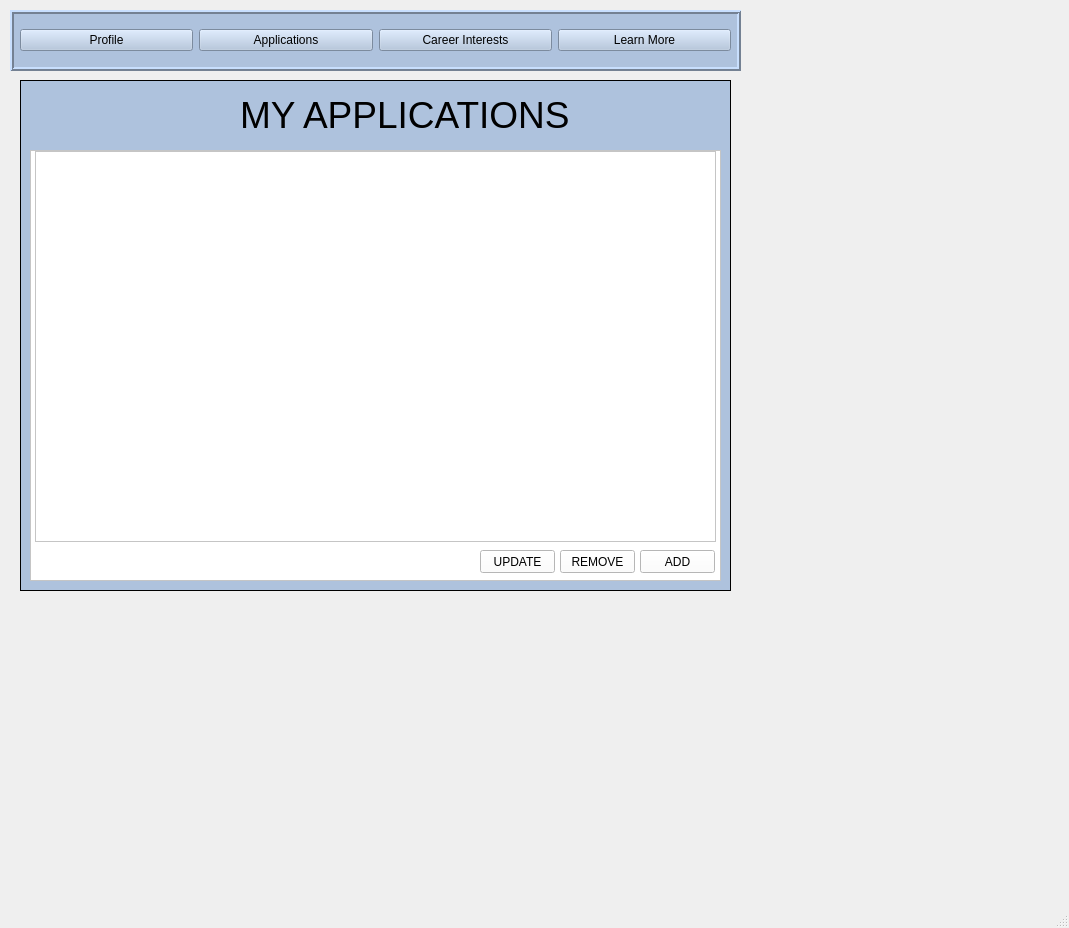
<?xml version="1.0" encoding="UTF-8"?>
<ui version="4.0">
 <class>MainWindow</class>
 <widget class="QMainWindow" name="MainWindow">
  <property name="geometry">
   <rect>
    <x>0</x>
    <y>0</y>
    <width>1069</width>
    <height>928</height>
   </rect>
  </property>
  <property name="windowTitle">
   <string>MainWindow</string>
  </property>
  <widget class="QWidget" name="centralwidget">
   <widget class="QFrame" name="ApplicationFrame">
    <property name="geometry">
     <rect>
      <x>20</x>
      <y>80</y>
      <width>711</width>
      <height>511</height>
     </rect>
    </property>
    <property name="styleSheet">
     <string notr="true">background-color:rgb(174, 194, 221)</string>
    </property>
    <property name="frameShape">
     <enum>QFrame::Box</enum>
    </property>
    <widget class="QLabel" name="label">
     <property name="geometry">
      <rect>
       <x>220</x>
       <y>10</y>
       <width>341</width>
       <height>52</height>
      </rect>
     </property>
     <property name="text">
      <string>&lt;html&gt;&lt;head/&gt;&lt;body&gt;&lt;p&gt;&lt;span style=&quot; font-size:28pt;&quot;&gt;MY APPLICATIONS&lt;/span&gt;&lt;/p&gt;&lt;/body&gt;&lt;/html&gt;</string>
     </property>
    </widget>
    <widget class="QFrame" name="ApplicationDisplayFrame">
     <property name="geometry">
      <rect>
       <x>10</x>
       <y>70</y>
       <width>691</width>
       <height>431</height>
      </rect>
     </property>
     <property name="styleSheet">
      <string notr="true">background-color:rgb(255, 255, 255)</string>
     </property>
     <property name="frameShape">
      <enum>QFrame::StyledPanel</enum>
     </property>
     <property name="frameShadow">
      <enum>QFrame::Raised</enum>
     </property>
     <widget class="QListView" name="listView">
      <property name="geometry">
       <rect>
        <x>5</x>
        <y>1</y>
        <width>681</width>
        <height>391</height>
       </rect>
      </property>
     </widget>
     <widget class="QPushButton" name="RemoveButton">
      <property name="geometry">
       <rect>
        <x>530</x>
        <y>400</y>
        <width>75</width>
        <height>23</height>
       </rect>
      </property>
      <property name="text">
       <string>REMOVE</string>
      </property>
     </widget>
     <widget class="QPushButton" name="AddButton">
      <property name="geometry">
       <rect>
        <x>610</x>
        <y>400</y>
        <width>75</width>
        <height>23</height>
       </rect>
      </property>
      <property name="text">
       <string>ADD</string>
      </property>
     </widget>
     <widget class="QPushButton" name="UpdateButton">
      <property name="geometry">
       <rect>
        <x>450</x>
        <y>400</y>
        <width>75</width>
        <height>23</height>
       </rect>
      </property>
      <property name="text">
       <string>UPDATE</string>
      </property>
     </widget>
    </widget>
   </widget>
   <widget class="QFrame" name="MenuFrame">
    <property name="geometry">
     <rect>
      <x>10</x>
      <y>10</y>
      <width>731</width>
      <height>61</height>
     </rect>
    </property>
    <property name="styleSheet">
     <string notr="true">background-color:rgb(174, 194, 221)</string>
    </property>
    <property name="frameShape">
     <enum>QFrame::Box</enum>
    </property>
    <property name="frameShadow">
     <enum>QFrame::Raised</enum>
    </property>
    <property name="lineWidth">
     <number>2</number>
    </property>
    <widget class="QWidget" name="horizontalLayoutWidget_2">
     <property name="geometry">
      <rect>
       <x>10</x>
       <y>10</y>
       <width>711</width>
       <height>41</height>
      </rect>
     </property>
     <layout class="QHBoxLayout" name="horizontalLayout">
      <item>
       <widget class="QPushButton" name="pushButton">
        <property name="text">
         <string>Profile</string>
        </property>
       </widget>
      </item>
      <item>
       <widget class="QPushButton" name="pushButton_2">
        <property name="text">
         <string>Applications</string>
        </property>
       </widget>
      </item>
      <item>
       <widget class="QPushButton" name="pushButton_3">
        <property name="text">
         <string>Career Interests</string>
        </property>
       </widget>
      </item>
      <item>
       <widget class="QPushButton" name="pushButton_4">
        <property name="text">
         <string>Learn More</string>
        </property>
       </widget>
      </item>
     </layout>
    </widget>
   </widget>
  </widget>
  <widget class="QMenuBar" name="menubar">
   <property name="geometry">
    <rect>
     <x>0</x>
     <y>0</y>
     <width>1069</width>
     <height>21</height>
    </rect>
   </property>
  </widget>
  <widget class="QStatusBar" name="statusbar"/>
 </widget>
 <resources/>
 <connections/>
</ui>
